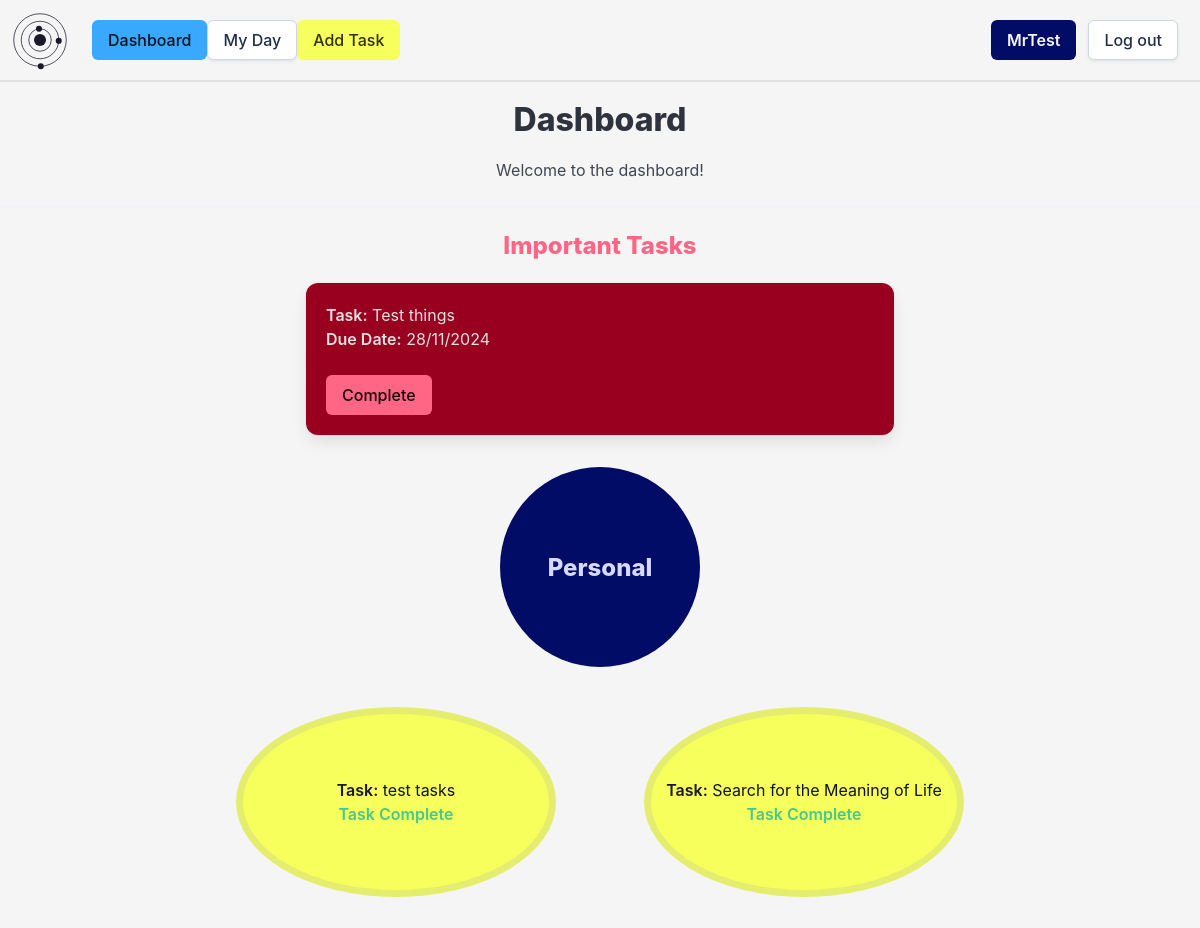
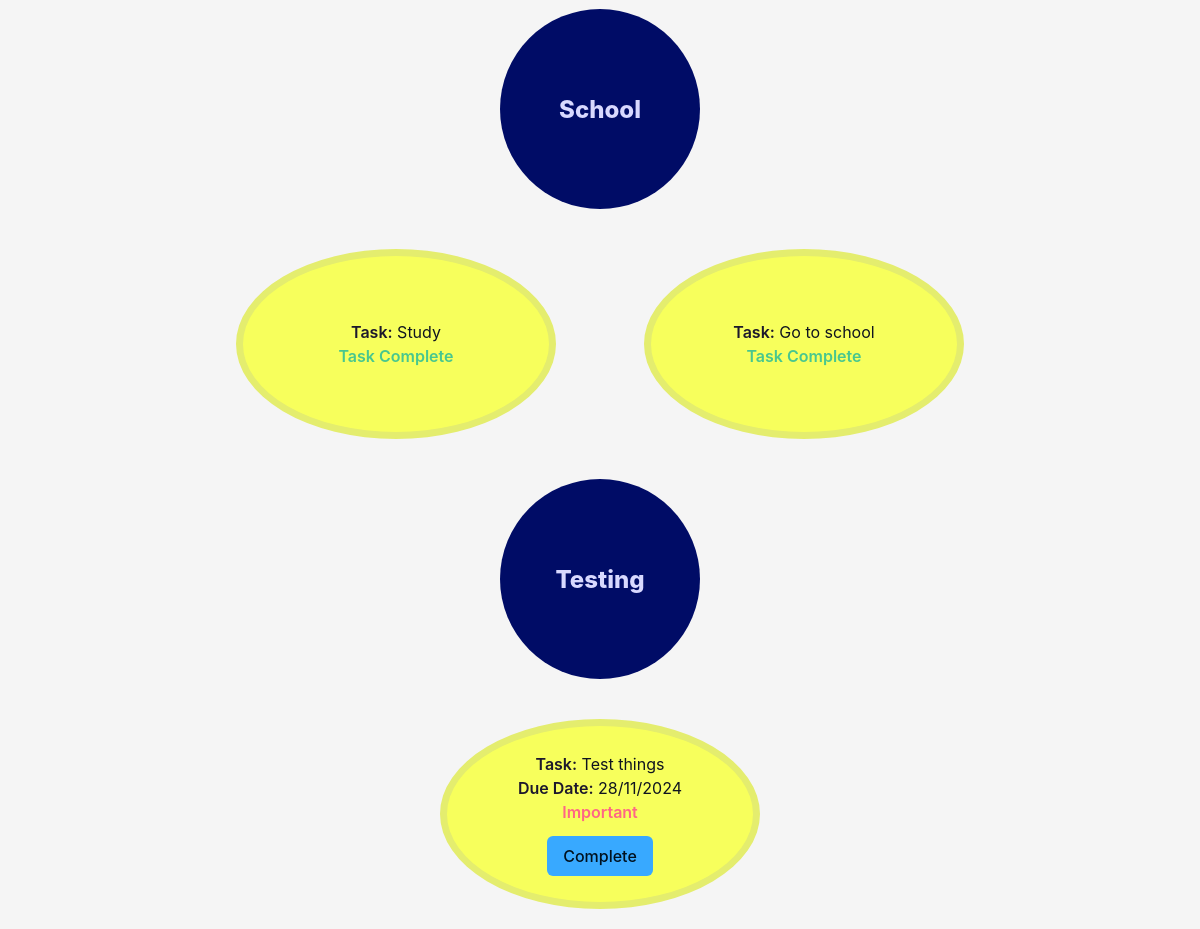
/dashboard (signed in), run on an earlier commit of the app's database (2 pictures, top to bottom).
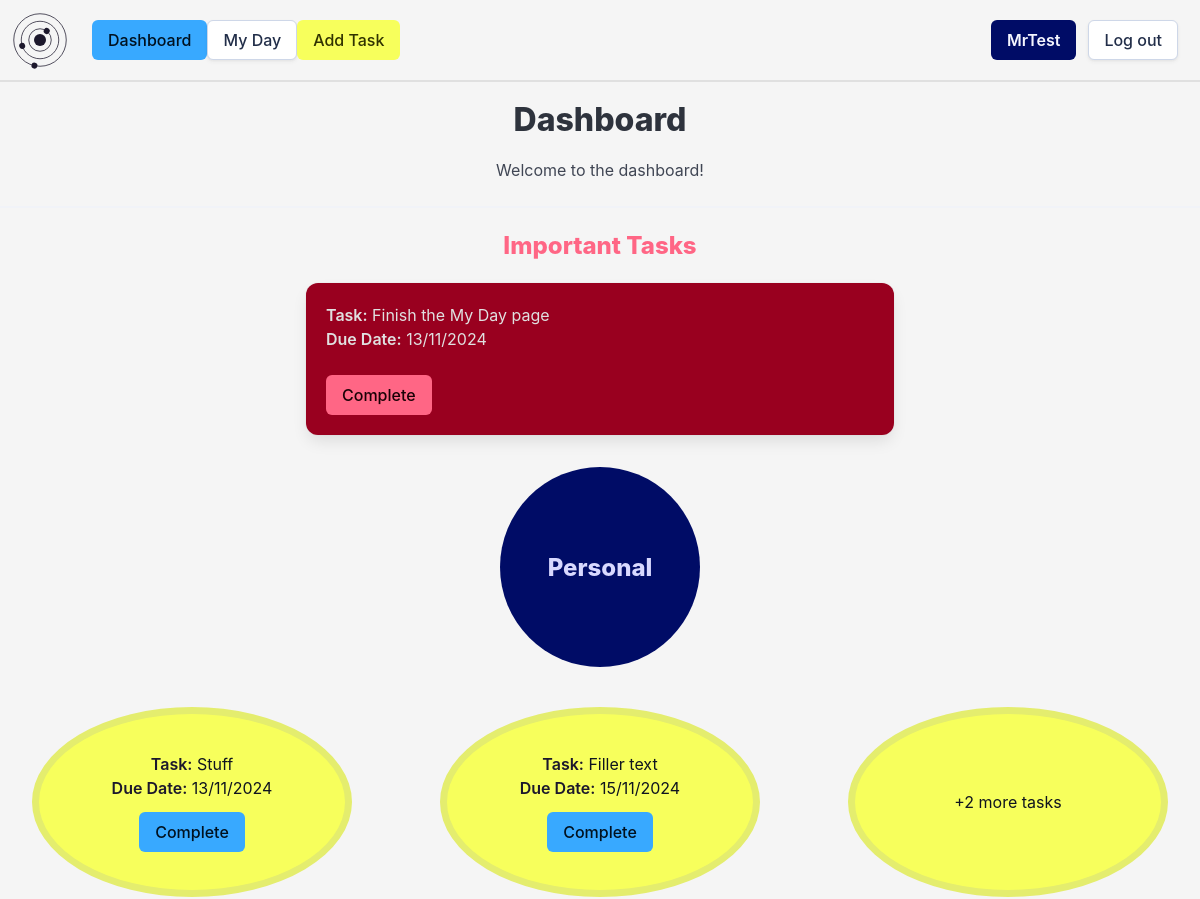
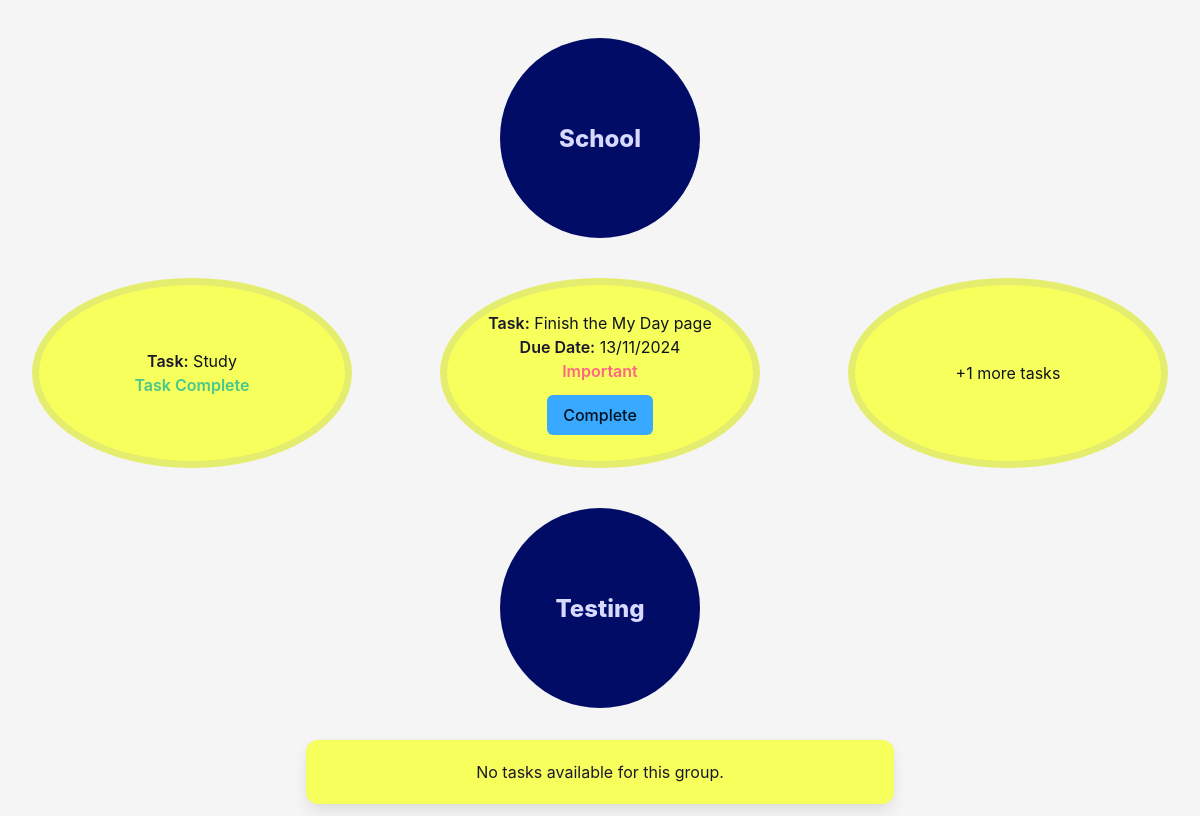
And on a later commit of the database (2 pictures, top to bottom).
### setup_db.py (models this page shows)
class Task(Base):
    __tablename__ = 'tasks'
    task_id = Column(String, primary_key=True)
    name = Column(String, nullable=False)
    details = Column(String)
    important = Column(Boolean, nullable=False)
    due_date = Column(DateTime, nullable=False)
    completed = Column(Boolean, nullable=False)
    user_id = Column(String, ForeignKey('userdetails.id'), nullable=False)
    group_id = Column(String, ForeignKey('groups.group_id'), nullable=False)
    user = relationship('User', back_populates='tasks')
    groups = relationship('Group', back_populates='tasks')

class Group(Base):
    __tablename__ = 'groups'
    group_id = Column(String, primary_key=True, nullable=False)
    group_name = Column(String, nullable=False, unique=True)
    user_id = Column(String, ForeignKey('userdetails.id'), nullable=False)
    user = relationship('User', back_populates='groups')
    tasks = relationship('Task', back_populates='groups')

### app.py (the view)
@app.route('/dashboard')
def dashboard():
    userId = flask_session.get('userId')
    if userId is None:
        return redirect(url_for('login'))
    else:
        tasks = sessionDb.query(Task).filter(Task.user_id == userId).order_by(Task.due_date).all()
        groups = sessionDb.query(Group).filter(Group.user_id == userId).all()
        return render_template('dashboard.html', tasks=tasks, groups=groups)

### templates/dashboard.html (shortened to what this page needs)
{% extends 'base_loggedin.html' %}
{% block heading %}Dashboard{% endblock %}
{% block content %}
    <p class="has-text-centered">Welcome to the dashboard!</p>
    <hr>
    <div class="columns is-multiline">
        {% if tasks | selectattr('important', 'equalto', True) | selectattr('completed', 'equalto', False) | list | length > 0 %}
        <div class="column is-full">
            <p class="title is-4 has-text-centered has-text-danger">Important Tasks</p>
        </div>
        {% endif %}
            {% for task in tasks %}
                {% if task.important and not task.completed %}
                    <div class="column is-half is-offset-3">
                        <div class="box has-background-danger-30">
                            <div class="media-content">
                                <div class="content">
                                    <p class="important-text">
                                        <strong class="important-text">Task:</strong> {{ task.name }}<br>
                                        <strong class="important-text">Due Date:</strong> {{ task.due_date.strftime('%d/%m/%Y') }}<br>
                                    </p>
                                </div>
                                <form action="/complete" method="POST">
                                    <input type="submit" value="Complete" class="button is-danger">
                                </form>
                            </div>
                        </div>
                    </div>
                {% endif %}
            {% endfor %}
    </div>
    <div class="columns is-multiline">
        {% for group in groups %}
            <div class="circle-holder column is-full is-centered">
                <div class="collision-checker">
                        <div class="group-circle" onclick="window.location.href='/group/{{ group.group_id }}'">
                            <div class="hero-body">
                                <p class="group-circle-title title is-4">{{ group.group_name }}</p>
                            </div>
                        </div>
                </div>
            </div>
            {% set has_tasks = tasks | selectattr('group_id', 'equalto', group.group_id) | list | length > 0 %}
            {% set group_tasks = tasks | selectattr('group_id', 'equalto', group.group_id) | list %}
            {% if not has_tasks %}
                <div class="column is-half is-offset-3 has-text-centered">
                    <div class="box has-background-info">
                        <p class="has-text-centered circle-header">No tasks available for this group.</p>
                    </div>
                </div>
            {% endif %}
            {% for task in group_tasks %}
                {% if loop.index < 3 %}
                    <div class="column is-one-third is-offset-{{ ((3 - group_tasks|length) * 2 if not group_tasks|length > 2 else 0) if loop.index == 1 else 0 }}">
                        <div class="task-circle" onclick="window.location.href='/task/{{ task.task_id }}'">
                            <article class="media">
                                <div class="media-content">
                                    <div class="content">
                                        <p>
                                            <strong class="circle-header">Task:</strong> {{ task.name }}<br>
                                            {% if not task.completed %}
                                                <strong class="circle-header">Due Date:</strong> {{ task.due_date.strftime('%d/%m/%Y') }}<br>
                                                {% if task.important %}
                                                    <strong class="has-text-danger circle-header">Important</strong><br>
                                                {% endif %}
                                            {% else %}
                                                <strong class="has-text-success">Task Complete</strong>
                                            {% endif %}
                                        </p>
                                    </div>
                                    {% if not task.completed %}
                                        <form action="/complete" method="POST">
                                            <input type="submit" value="Complete" class="button is-primary">
                                        </form>
                                    {% endif %}
                                </div>
                            </article>
                        </div>
                    </div>
                {% endif %}
                {% if loop.index == 3 %}
                    {% set remaining_tasks = tasks | selectattr('group_id', 'equalto', group.group_id) | list | length - 2 %}
                        {% if remaining_tasks > 0 %}
                            <div class="column is-one-third">
                                <div class="task-circle" onclick="window.location.href='/group/{{ group.group_id }}'">
                                    <article class="media">
                                        <div class="media-content">
                                            <div class="content">
                                                <p class="has-text-centered">+{{ remaining_tasks }} more tasks</p>
                                            </div>
                                        </div>
                                    </article>
                                </div>
                            </div>
                        {% endif %}
                {% endif %}
            {% endfor %}
        {% endfor %}
{% endblock %}

### templates/base_loggedin.html (shortened to what this page needs)
<!DOCTYPE html>
<html>
    <head>
        <link rel="stylesheet" href= "{{ url_for('static',filename='styles/styles.css') }}">
    </head>
    <body>
        <header>
            <nav class="navbar" role="navigation" aria-label="main navigation">
                <div class="navbar-brand">
                </div>
                <div class="navbar-menu">
                    <div class="navbar-item">
                        <div class="buttons">
                            <div class="navbar-start">
                                <a class="button is-primary" href="/dashboard">
                                    Dashboard
                                </a>
                                <a class="button" href="/myday">
                                    My Day
                                </a>
                                <a class="button is-info" href="/addtask">
                                    Add Task
                                </a>
                            </div>
                        </div>
                    </div>
                <div class="navbar-end">
                    <div class="navbar-item">
                        <div class="buttons">
                            <a class="button is-link" href="">
                            <strong>{{ session['username'] }}</strong>
                            </a>
                            <a class="button" href="/">
                                Log out
                            </a>
                        </div>
                    </div>
                </div>
                </div>
            </nav>
        </header>
        <section class="hero">
            <div class="hero-body">
                <h1 class="title has-text-centered">
                    {% block heading %}{% endblock %}
                </h1>
        </section>
        <div class='content'>
            {% block content %}{% endblock %}
        </div>
    </body>
</html>

### static/styles/styles.css (style rules this page uses)
:root { --bulma-primary-h: 206deg; --bulma-primary-l: 61%; --bulma-link-l: 20%; --bulma-info-h: 63deg; --bulma-info-l: 68%; --bulma-scheme-s: 36%; --bulma-body-background-color: light-dark(#f5f5f5, #0f141f); color-scheme: light dark; --accent-color: light-dark(#1c182c, #e0e0e0); --accent-color-invert: light-dark(#e0e0e0, #1c182c); --info-highlights: light-dark(#e4ed6e, #303300); }
header { padding:10px; border-bottom: var(--accent-color-invert) solid 2px; }
.navbar { background-color: var(--bulma-body-background-color); }
#logo-svg { padding-right: 10px; }
.hero-body { padding: 20px; }
.hero { margin-left: 20px; margin-right: 20px; border-radius: 20px; }
.circle-holder { display: flex; justify-content: center; align-items: center; }
.collision-checker { position: relative; margin: .5em; border-radius: 50%; width: 200px; text-align: center; align-content: center; overflow: visible; height: 200px; }
.group-circle { position: relative; border-radius: 50%; width: 200px; text-align: center; align-content: center; overflow: visible; height: 200px; background-color: var(--bulma-link); }
.collision-checker > .group-circle { animation: circle-leave 0.3s ease-in-out forwards; }
.group-circle-title { color: #d8d9ff; }
.task-circle { position: relative; margin: .5em; border: var(--info-highlights) solid 7px; border-radius: 50%; width: 320px; text-align: center; align-content: center; justify-self: center; overflow: hidden; height: 190px; background-color: var(--bulma-info); color:#0f141f; transition: all 0.5s; cursor: pointer; }
.task-circle:after { content: 'Details...'; position: absolute; opacity: 0; height: 100%; top: 0px; right: -20px; align-content: center; padding: 10px; transition: 0.5s; color: #0f141f; background-color: var(--bulma-info-light); }
.circle-header { color: #1c182c; }
.important-text { color: #e0e0e0; }

What changed in the data, as far as the page shows it:
removed Task: name "Test things", due_date "28/11/2024", important "Important"
added Task: name "Finish the My Day page", due_date "13/11/2024", important "Important"
computed for Group "Personal": loses Task (name "Search for the Meaning of Life", completed "Task Complete")
added Task: name "Stuff", due_date "13/11/2024", shown under Group "Personal"
added Task: name "Filler text", due_date "15/11/2024", shown under Group "Personal"
shown differently, row unchanged: Task (number 4 of 6 on the later page): remaining_tasks (not shown) → "2"; name "test tasks" → (not shown); text "Task: Task Complete" → "+ more tasks"
shown differently, row unchanged: Task (number 6 of 6 on the later page): remaining_tasks (not shown) → "1"; name "Go to school" → (not shown); text "Task: Task Complete" → "+ more tasks"
shown differently, row unchanged: Group "Testing": now shows "No tasks available for this group."
